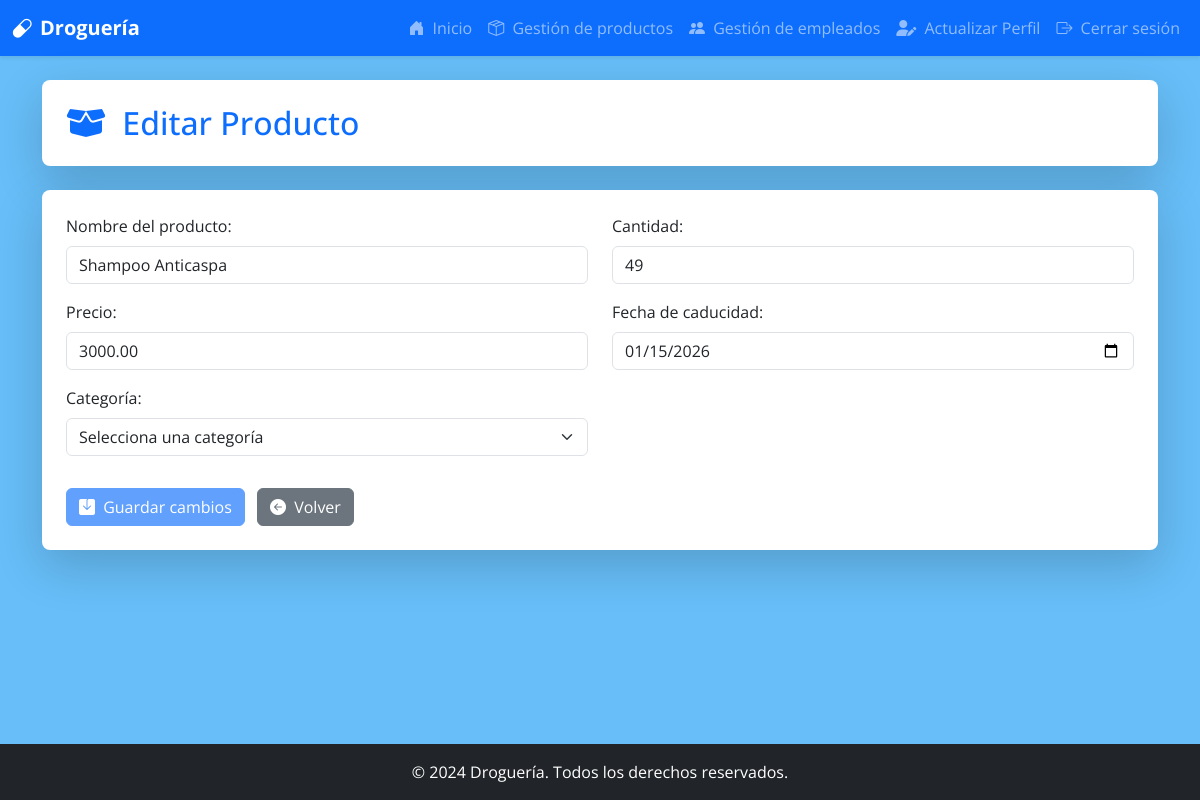
Page /productosDB/edit/2 (signed in) on the committed database.
### models.py (models this page shows)
class Producto(db.Model):
    __tablename__ = 'productos'
    producto_ID = db.Column(db.Integer, primary_key=True, autoincrement=True)
    categoria_FK = db.Column(db.Integer, db.ForeignKey('categoria.categoria_ID', ondelete='CASCADE'), nullable=False)
    nombre_producto = db.Column(db.String(150), nullable=False)
    cantidad = db.Column(db.Integer, nullable=False)
    precio = db.Column(db.Integer, nullable=False)
    fecha_caducidad = db.Column(db.Date, nullable=False)
    facturas_detalle = db.relationship('FacturaDetalle', backref='producto', cascade='all, delete')
    inventario = db.relationship('Inventario', backref='producto', cascade='all, delete')

### app.py (the view)
@app.route('/productosDB/edit/<int:id>', methods=['GET'])
@login_required
def edit_producto(id):
    if Rol.query.get(current_user.rol_FK).rol_usuario != "administrador":
        return jsonify({"error": "Acceso no autorizado"}), 403
    producto = Producto.query.get_or_404(id)
    categorias = Categoria.query.all()
    return render_template('edit_producto.html', producto=producto, categorias=categorias                                                                                                     )

### app.py (called while the page is built)
@login_manager.user_loader
def load_user(user_id):
    return db.session.get(Usuario, int(user_id))

### templates/edit_producto.html (shortened to what this page needs)
<!DOCTYPE html>
<html lang="es">
<head>
    <link href="https://cdn.jsdelivr.net/npm/bootstrap@5.3.2/dist/css/bootstrap.min.css" rel="stylesheet">
    <link href="https://cdn.jsdelivr.net/npm/bootstrap-icons@1.11.1/font/bootstrap-icons.css" rel="stylesheet">
    <link rel="stylesheet" href="https://cdnjs.cloudflare.com/ajax/libs/font-awesome/6.5.2/css/all.min.css">
</head>
<body>
    <nav class="navbar navbar-expand-lg navbar-dark bg-primary shadow-sm">
        <div class="container-fluid">
            <a class="navbar-brand d-flex align-items-center" href="{{ url_for('adminMain') }}">
                <i class="bi bi-capsule me-2"></i>
                <span class="fw-bold">Droguería</span>
            </a>
            <div class="collapse navbar-collapse" id="navbarNav">
                <ul class="navbar-nav ms-auto">
                    <li class="nav-item">
                        <a class="nav-link" href="{{ url_for('adminMain') }}"><i class="bi bi-house-door-fill me-1"></i> Inicio</a>
                    </li>
                    <li class="nav-item">
                        <a class="nav-link" href="{{ url_for('productosDB') }}"><i class="bi bi-box-seam me-1"></i> Gestión de productos</a>
                    </li>
                    <li class="nav-item">
                        <a class="nav-link" href="{{ url_for('empleadosDB') }}"><i class="bi bi-people-fill me-1"></i> Gestión de empleados</a>
                    </li>
                    <li class="nav-item">
                        <a class="nav-link" href="{{ url_for('update_profile') }}"><i class="fas fa-user-edit me-1"></i> Actualizar Perfil</a>
                    </li>
                    <li class="nav-item">
                        <a class="nav-link" href="{{ url_for('logout') }}"><i class="bi bi-box-arrow-right me-1"></i> Cerrar sesión</a>
                    </li>
                </ul>
            </div>
        </div>
    </nav>
    <main class="container mt-4 mb-5">
        <div class="card shadow-lg p-4 rounded-3 border-0 bg-white mb-4">
            <h2 class="card-title text-primary mb-0">
                <i class="fas fa-box-open me-2"></i> Editar Producto
            </h2>
        </div>
        <div class="card shadow-lg p-4 rounded-3 border-0 bg-white">
            <form action="{{ url_for('update_producto', id=producto.producto_ID) }}" method="POST" id="formEditarProducto" class="needs-validation" novalidate>
                <div class="row">
                    <div class="col-md-6 mb-3">
                        <label for="nombre_producto" class="form-label">Nombre del producto:</label>
                        <input type="text" class="form-control" id="nombre_producto" name="nombre_producto" value="{{ producto.nombre_producto }}" required>
                    </div>
                    <div class="col-md-6 mb-3">
                        <label for="cantidad" class="form-label">Cantidad:</label>
                        <input type="number" class="form-control" id="cantidad" name="cantidad" value="{{ producto.cantidad }}" required min="1">
                    </div>
                    <div class="col-md-6 mb-3">
                        <label for="precio" class="form-label">Precio:</label>
                        <input type="number" step="0.01" class="form-control" id="precio" name="precio" value="{{ "%.2f"|format(producto.precio) }}" required min="0.01">
                    </div>
                    <div class="col-md-6 mb-3">
                        <label for="fecha_caducidad" class="form-label">Fecha de caducidad:</label>
                        <input type="date" class="form-control" id="fecha_caducidad" name="fecha_caducidad" value="{{ producto.fecha_caducidad.strftime('%Y-%m-%d') if producto.fecha_caducidad else '' }}" required>
                    </div>
                    <div class="col-md-6 mb-3">
                        <label for="categoria" class="form-label">Categoría:</label>
                        <select class="form-select" id="categoria" name="categoria_ID" required>
                            <option value="">Selecciona una categoría</option>
                        </select>
                    </div>
                </div>
                <button type="submit" class="btn btn-primary mt-3" id="btnGuardarCambios"><i class="bi bi-save-fill me-1"></i> Guardar cambios</button>
                <a href="{{ url_for('productosDB') }}" class="btn btn-secondary mt-3 ms-2"><i class="bi bi-arrow-left-circle-fill me-1"></i> Volver</a>
            </form>
        </div>
    </main>
    <footer class="footer mt-auto py-3 bg-dark text-white">
        <div class="container text-center">
            <span>© 2024 Droguería. Todos los derechos reservados.</span>
        </div>
    </footer>
</body>
</html>

### templates/edit_producto.html (style rules this page uses)
body { font-family: 'Open Sans', sans-serif; display: flex; flex-direction: column; min-height: 100vh; background: #ccfcff; background-color: #67bef8; }
main { flex: 1; }

### rows in the picture
Producto: nombre_producto "Shampoo Anticaspa", cantidad "49", precio "3000.00", fecha_caducidad "01/15/2026"
